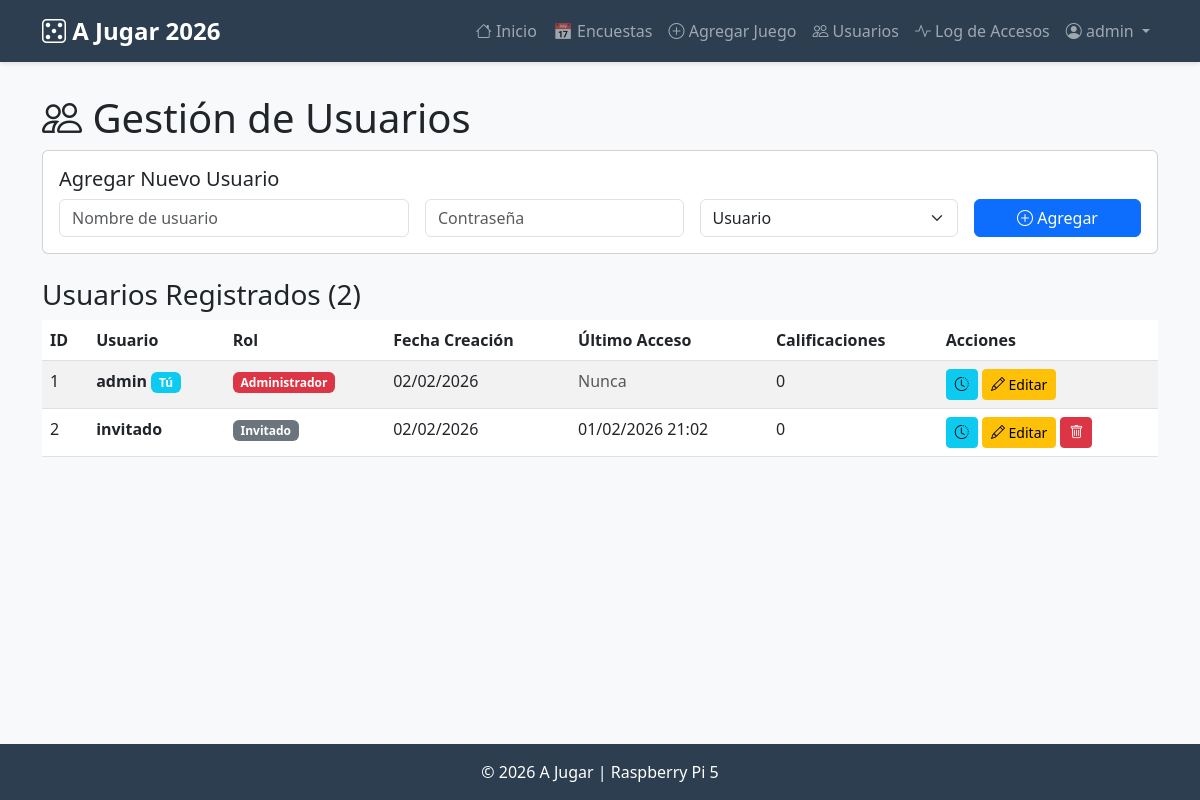
The app's page /users (signed in) with its own data.
### models.py (models this page shows, shortened)
class User(UserMixin, db.Model):
    __tablename__ = 'users'
    id = db.Column(db.Integer, primary_key=True)
    username = db.Column(db.String(80), unique=True, nullable=False)
    password_hash = db.Column(db.String(200), nullable=False)
    role = db.Column(db.String(20), default='user')  # admin, user, guest
    created_at = db.Column(db.DateTime, default=datetime.utcnow)
    last_login = db.Column(db.DateTime)  # NUEVO
    ratings = db.relationship('Rating', back_populates='user', cascade='all, delete-orphan')
    login_logs = db.relationship('LoginLog', back_populates='user', cascade='all, delete-orphan')  # NUEVO
    def is_admin(self):
        return self.role == 'admin'

### app.py (the view)
@app.route('/users')
@login_required
def users():
    if not current_user.is_admin():
        flash('No tienes permisos para ver usuarios', 'error')
        return redirect(url_for('index'))
    all_users = User.query.all()
    return render_template('users.html', users=all_users)

### app.py (called while the page is built)
@app.template_filter('gmt3')
def gmt3_filter(utc_dt):
    if utc_dt is None:
        return 'Nunca'
    from datetime import timedelta
    local_dt = utc_dt - timedelta(hours=3)
    return local_dt.strftime('%d/%m/%Y %H:%M')

@login_manager.user_loader
def load_user(user_id):
    return User.query.get(int(user_id))

### templates/users.html (shortened to what this page needs)
{% extends "base.html" %}
{% block content %}
<h1><i class="bi bi-people"></i> Gestión de Usuarios</h1>
<div class="card mb-4">
    <div class="card-body">
        <h5 class="card-title">Agregar Nuevo Usuario</h5>
        <form method="POST" action="{{ url_for('add_user') }}" class="row g-3">
            <div class="col-md-4">
                <input type="text" class="form-control" name="username" placeholder="Nombre de usuario" required>
            </div>
            <div class="col-md-3">
                <input type="password" class="form-control" name="password" placeholder="Contraseña" required minlength="4">
            </div>
            <div class="col-md-3">
                <select class="form-select" name="role">
                    <option value="user">Usuario</option>
                </select>
            </div>
            <div class="col-md-2">
                <button type="submit" class="btn btn-primary w-100">
                    <i class="bi bi-plus-circle"></i> Agregar
                </button>
            </div>
        </form>
    </div>
</div>
<h3>Usuarios Registrados ({{ users|length }})</h3>
<div class="table-responsive">
    <table class="table table-striped">
        <thead>
            <tr>
                <th>ID</th>
                <th>Usuario</th>
                <th>Rol</th>
                <th>Fecha Creación</th>
                <th>Último Acceso</th>
                <th>Calificaciones</th>
                <th>Acciones</th>
            </tr>
        </thead>
        <tbody>
            {% for user in users %}
            <tr>
                <td>{{ user.id }}</td>
                <td>
                    <strong>{{ user.username }}</strong>
                    {% if user.id == current_user.id %}
                    <span class="badge bg-info">Tú</span>
                    {% endif %}
                </td>
                <td>
                    {% if user.role == 'admin' %}
                    <span class="badge bg-danger">Administrador</span>
                    {% elif user.role == 'user' %}
                    <span class="badge bg-primary">Usuario</span>
                    {% else %}
                    <span class="badge bg-secondary">Invitado</span>
                    {% endif %}
                </td>
                <td>{{ user.created_at.strftime('%d/%m/%Y') }}</td>
                <td>
                    {% if user.last_login %}
                    {{ user.last_login|gmt3 }}
                    {% else %}
                    <span class="text-muted">Nunca</span>
                    {% endif %}
                </td>
                <td>{{ user.ratings|length }}</td>
                <td>
                    <a href="{{ url_for('user_login_history', user_id=user.id) }}" class="btn btn-sm btn-info" title="Ver historial">
                        <i class="bi bi-clock-history"></i>
                    </a>
                    <button type="button" class="btn btn-sm btn-warning" data-bs-toggle="modal" data-bs-target="#editModal{{ user.id }}">
                        <i class="bi bi-pencil"></i> Editar
                    </button>
                    {% if user.id != current_user.id %}
                    <button type="button" class="btn btn-sm btn-danger" data-bs-toggle="modal" data-bs-target="#deleteModal{{ user.id }}">
                        <i class="bi bi-trash"></i>
                    </button>
                    {% endif %}
                </td>
            </tr>
            {% endfor %}
        </tbody>
    </table>
</div>
{% endblock %}

### templates/base.html (shortened to what this page needs)
<!DOCTYPE html>
<html lang="es">
<head>
    <link href="https://cdn.jsdelivr.net/npm/bootstrap@5.3.0/dist/css/bootstrap.min.css" rel="stylesheet">
    <link rel="stylesheet" href="https://cdn.jsdelivr.net/npm/bootstrap-icons@1.11.0/font/bootstrap-icons.css">
</head>
<body>
    <nav class="navbar navbar-expand-lg navbar-dark">
        <div class="container">
            <a class="navbar-brand" href="{{ url_for('index') }}">
                <i class="bi bi-dice-5"></i> A Jugar 2026
            </a>
            <div class="collapse navbar-collapse" id="navbarNav">
                <ul class="navbar-nav ms-auto">
                    {% if current_user.is_authenticated %}
                        <li class="nav-item">
                            <a class="nav-link" href="{{ url_for('index') }}">
                                <i class="bi bi-house"></i> Inicio
                            </a>
                        </li>
                        <li class="nav-item">
                            <a class="nav-link" href="{{ url_for('polls') }}">📅 Encuestas
                            </a>
                        </li>
                        {% if current_user.is_admin() %}
                        <li class="nav-item">
                            <a class="nav-link" href="{{ url_for('add_game') }}">
                                <i class="bi bi-plus-circle"></i> Agregar Juego
                            </a>
                        </li>
                        <li class="nav-item">
                            <a class="nav-link" href="{{ url_for('users') }}">
                                <i class="bi bi-people"></i> Usuarios
                            </a>
                        </li>
                        <li class="nav-item">
                            <a class="nav-link" href="{{ url_for('admin_login_history') }}">
                                <i class="bi bi-activity"></i> Log de Accesos
                            </a>
                        </li>
                        {% endif %}
                <li class="nav-item dropdown">
                    <a class="nav-link dropdown-toggle" href="#" role="button" data-bs-toggle="dropdown">
                        <i class="bi bi-person-circle"></i> {{ current_user.username }}
                    </a>
                </li>
                    {% endif %}
                </ul>
            </div>
        </div>
    </nav>
    <main>
        <div class="container">
            {% block content %}{% endblock %}
        </div>
    </main>
    <footer class="text-center">
        <div class="container">
            <p class="mb-0">&copy; 2026 A Jugar | Raspberry Pi 5</p>
        </div>
    </footer>
</body>
</html>

### templates/base.html (style rules this page uses)
:root { --primary-color: #2c3e50; --secondary-color: #3498db; --success-color: #27ae60; --danger-color: #e74c3c; }
body { min-height: 100vh; display: flex; flex-direction: column; background-color: #f8f9fa; }
.navbar { background-color: var(--primary-color) !important; box-shadow: 0 2px 4px rgba(0,0,0,0.1); }
.navbar-brand { font-weight: bold; font-size: 1.5rem; }
main { flex: 1; padding-top: 2rem; padding-bottom: 2rem; }
footer { background-color: var(--primary-color); color: white; padding: 1rem 0; margin-top: auto; }

### records on screen
User: username "admin", id "1", shows "Tú", role "Administrador", created_at "02/02/2026", shows "Nunca", ratings|length "0"
User: id "2", username "invitado", role "Invitado", created_at "02/02/2026", last_login|gmt3 "01/02/2026 21:02", ratings|length "0"

### other values on screen
{{ users|length }} "2"
